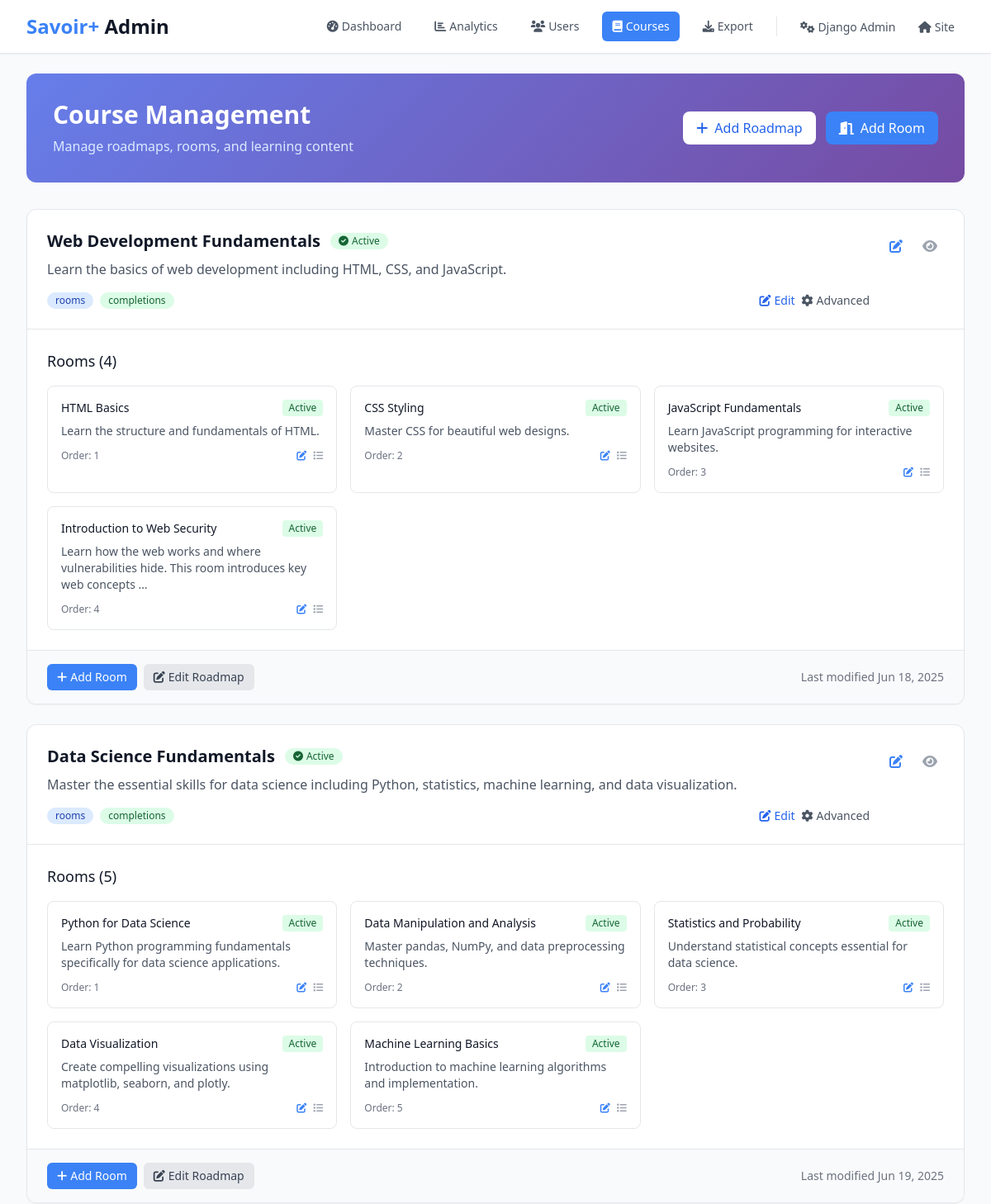
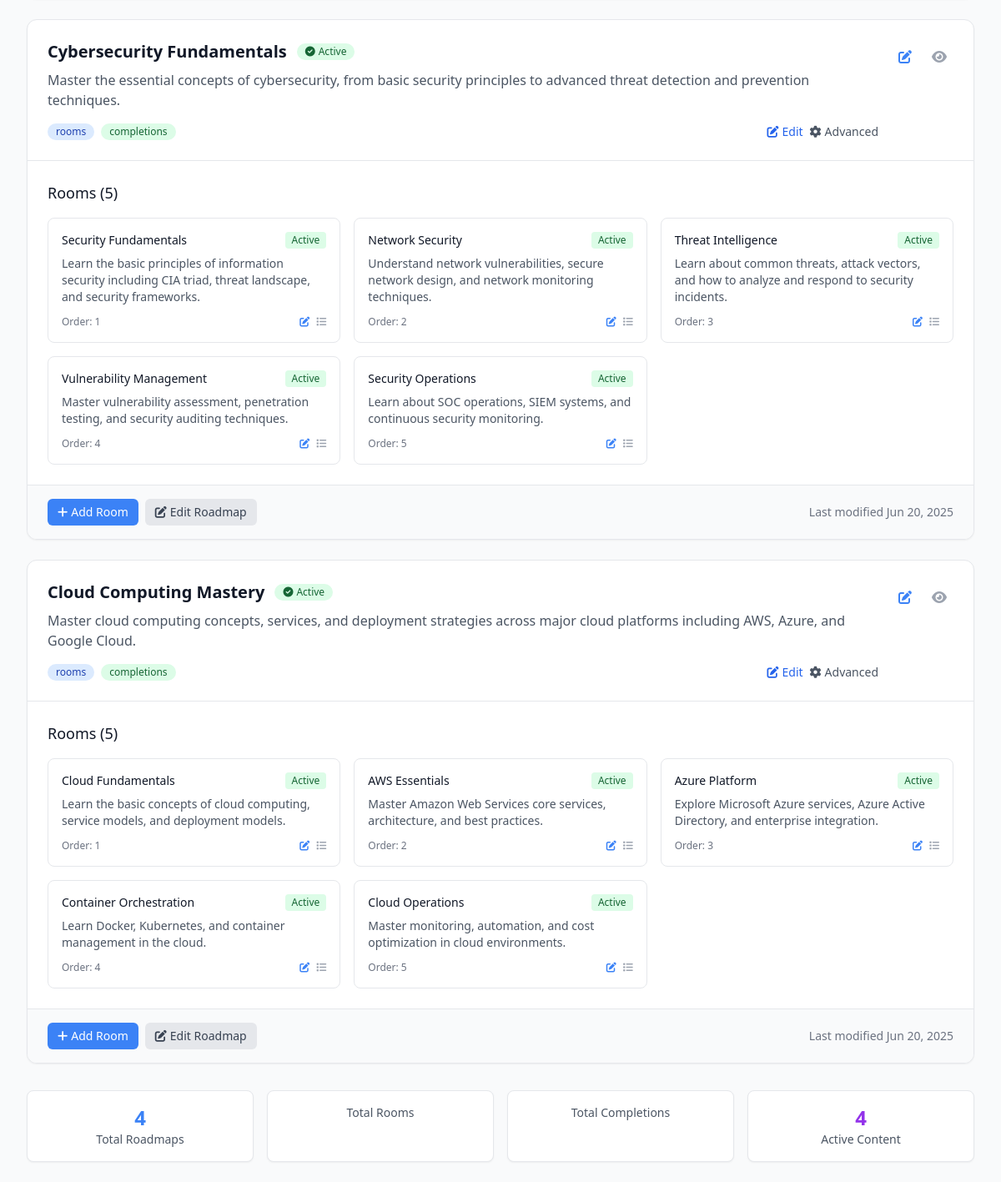
The app's page /manage/courses/ (signed in) with its own data (2 pictures, top to bottom).
### lms/models.py (models this page shows, shortened)
class Roadmap(models.Model):
    title = models.CharField(max_length=200, verbose_name=_('Title'))
    title_fr = models.CharField(max_length=200, blank=True, verbose_name=_('Title (French)'))
    description = models.TextField(verbose_name=_('Description'))
    description_fr = models.TextField(blank=True, verbose_name=_('Description (French)'))
    is_active = models.BooleanField(default=True, verbose_name=_('Is Active'))
    created_at = models.DateTimeField(auto_now_add=True)
    class Meta:
        verbose_name = _('Roadmap')
        verbose_name_plural = _('Roadmaps')

class Room(models.Model):
    title = models.CharField(max_length=200, verbose_name=_('Title'))
    title_fr = models.CharField(max_length=200, blank=True, verbose_name=_('Title (French)'))
    description = models.TextField(verbose_name=_('Description'))
    description_fr = models.TextField(blank=True, verbose_name=_('Description (French)'))
    roadmap = models.ForeignKey(Roadmap, on_delete=models.CASCADE, related_name='rooms', verbose_name=_('Roadmap'))
    prerequisite_room = models.ForeignKey('self', on_delete=models.SET_NULL, blank=True, null=True, verbose_name=_('Prerequisite Room'))
    order = models.PositiveIntegerField(default=0, verbose_name=_('Order'))
    is_active = models.BooleanField(default=True, verbose_name=_('Is Active'))
    created_at = models.DateTimeField(auto_now_add=True)
    class Meta:
        verbose_name = _('Room')
        verbose_name_plural = _('Rooms')
        ordering = ['roadmap', 'order']

### lms/views.py (the view)
# urls.py: path('manage/courses/', views.admin_course_management, name='admin_course_management'),
@staff_member_required
def admin_course_management(request):
    roadmaps = Roadmap.objects.all().prefetch_related('rooms__sections')
    rooms = Room.objects.all().select_related('roadmap').prefetch_related('sections')
    context = {
        'roadmaps': roadmaps,
        'rooms': rooms,
        'total_roadmaps': roadmaps.count(),
        'total_rooms': rooms.count(),
        'total_sections': Section.objects.count(),
    }
    return render(request, 'admin/course_management.html', context)

### lms/models.py (called while the page is built)
    def save(self, *args, **kwargs):
        if not self.trial_start_date:
            from django.utils import timezone
            self.trial_start_date = timezone.now()
        if not self.trial_end_date and self.trial_start_date:
            self.trial_end_date = self.trial_start_date + timedelta(days=15)
        super().save(*args, **kwargs)

### templates/admin/course_management.html (shortened to what this page needs)
<!DOCTYPE html>
<html lang="en">
<head>
    <script src="https://cdn.tailwindcss.com"></script>
    <link rel="stylesheet" href="https://cdnjs.cloudflare.com/ajax/libs/font-awesome/6.0.0/css/all.min.css">
</head>
<body class="bg-gray-50 min-h-screen">
    <header class="bg-white shadow-sm border-b border-gray-200">
        <div class="max-w-7xl mx-auto px-4 sm:px-6 lg:px-8">
            <div class="flex justify-between items-center h-16">
                <div class="flex items-center">
                    <div class="flex-shrink-0">
                        <h1 class="text-2xl font-bold text-gray-900">
                            <span class="text-primary">Savoir+</span> Admin
                        </h1>
                    </div>
                </div>
                <div class="flex items-center space-x-4">
                    <nav class="flex space-x-4">
                        <a href="/manage/" class="text-gray-600 hover:text-primary px-3 py-2 rounded-md text-sm font-medium">
                            <i class="fas fa-tachometer-alt mr-1"></i>Dashboard
                        </a>
                        <a href="/manage/analytics/" class="text-gray-600 hover:text-primary px-3 py-2 rounded-md text-sm font-medium">
                            <i class="fas fa-chart-bar mr-1"></i>Analytics
                        </a>
                        <a href="/manage/users/" class="text-gray-600 hover:text-primary px-3 py-2 rounded-md text-sm font-medium">
                            <i class="fas fa-users mr-1"></i>Users
                        </a>
                        <a href="/manage/courses/" class="bg-primary text-white px-3 py-2 rounded-md text-sm font-medium">
                            <i class="fas fa-book mr-1"></i>Courses
                        </a>
                        <a href="/manage/export/" class="text-gray-600 hover:text-primary px-3 py-2 rounded-md text-sm font-medium">
                            <i class="fas fa-download mr-1"></i>Export
                        </a>
                    </nav>
                    <div class="border-l border-gray-200 pl-4">
                        <a href="/admin/" class="text-gray-600 hover:text-primary px-3 py-2 rounded-md text-sm font-medium">
                            <i class="fas fa-cogs mr-1"></i>Django Admin
                        </a>
                        <a href="/" class="text-gray-600 hover:text-primary px-3 py-2 rounded-md text-sm font-medium">
                            <i class="fas fa-home mr-1"></i>Site
                        </a>
                    </div>
                </div>
            </div>
        </div>
    </header>
    <main class="max-w-7xl mx-auto py-6 px-4 sm:px-6 lg:px-8">
        <div class="mb-8">
            <div class="gradient-bg rounded-xl p-8 text-white">
                <div class="flex justify-between items-center">
                    <div>
                        <h1 class="text-3xl font-bold mb-2">Course Management</h1>
                        <p class="text-blue-100">Manage roadmaps, rooms, and learning content</p>
                    </div>
                    <div class="flex space-x-3">
                        <a href="/admin/lms/roadmap/add/" class="bg-white text-blue-600 px-4 py-2 rounded-lg font-medium hover:bg-blue-50 transition-colors">
                            <i class="fas fa-plus mr-2"></i>Add Roadmap
                        </a>
                        <a href="/admin/lms/room/add/" class="bg-blue-500 text-white px-4 py-2 rounded-lg font-medium hover:bg-blue-600 transition-colors">
                            <i class="fas fa-door-open mr-2"></i>Add Room
                        </a>
                    </div>
                </div>
            </div>
        </div>
        <div class="space-y-6">
            {% for roadmap in roadmaps %}
            <div class="bg-white rounded-xl shadow-sm border border-gray-200 overflow-hidden card-hover">
                <div class="p-6 border-b border-gray-200">
                    <div class="flex justify-between items-start">
                        <div class="flex-1">
                            <div class="flex items-center mb-2">
                                <h3 class="text-xl font-semibold text-gray-900">{{ roadmap.title }}</h3>
                                {% if roadmap.is_active %}
                                    <span class="ml-3 inline-flex items-center px-2.5 py-0.5 rounded-full text-xs font-medium bg-green-100 text-green-800">
                                        <i class="fas fa-check-circle mr-1"></i>Active
                                    </span>
                                {% else %}
                                    <span class="ml-3 inline-flex items-center px-2.5 py-0.5 rounded-full text-xs font-medium bg-gray-100 text-gray-800">
                                        <i class="fas fa-pause-circle mr-1"></i>Inactive
                                    </span>
                                {% endif %}
                            </div>
                            <p class="text-gray-600 mb-4">{{ roadmap.description|truncatewords:20 }}</p>
                            <div class="flex items-center justify-between">
                                <div class="flex items-center space-x-2">
                                    <span class="inline-flex items-center px-2.5 py-0.5 rounded-full text-xs font-medium bg-blue-100 text-blue-800">
                                        {{ roadmap.room_count }} rooms
                                    </span>
                                    <span class="inline-flex items-center px-2.5 py-0.5 rounded-full text-xs font-medium bg-green-100 text-green-800">
                                        {{ roadmap.completion_count }} completions
                                    </span>
                                </div>
                                <div class="flex items-center space-x-2">
                                    <a href="/manage/roadmap/{{ roadmap.id }}/edit/"
                                       class="text-blue-600 hover:text-blue-800 text-sm font-medium">
                                        <i class="fas fa-edit mr-1"></i>Edit
                                    </a>
                                    <a href="/admin/lms/roadmap/{{ roadmap.id }}/change/"
                                       class="text-gray-600 hover:text-gray-800 text-sm font-medium">
                                        <i class="fas fa-cog mr-1"></i>Advanced
                                    </a>
                                </div>
                            </div>
                        </div>
                        <div class="flex items-center space-x-2 ml-4">
                            <a href="/admin/lms/roadmap/{{ roadmap.id }}/change/" class="text-primary hover:text-primary-dark p-2 rounded-lg hover:bg-blue-50 transition-colors" title="Edit Roadmap">
                                <i class="fas fa-edit"></i>
                            </a>
                            <a href="#" class="text-gray-400 hover:text-gray-600 p-2 rounded-lg hover:bg-gray-50 transition-colors" title="View Details">
                                <i class="fas fa-eye"></i>
                            </a>
                        </div>
                    </div>
                </div>
                <div class="p-6">
                    <h4 class="text-lg font-medium text-gray-900 mb-4">Rooms ({{ roadmap.rooms.count }})</h4>
                    {% if roadmap.rooms.exists %}
                        <div class="grid grid-cols-1 md:grid-cols-2 lg:grid-cols-3 gap-4">
                            {% for room in roadmap.rooms.all %}
                            <div class="border border-gray-200 rounded-lg p-4 hover:border-primary transition-colors">
                                <div class="flex justify-between items-start mb-2">
                                    <h5 class="font-medium text-gray-900 text-sm">{{ room.title }}</h5>
                                    {% if room.is_active %}
                                        <span class="inline-flex items-center px-2 py-0.5 rounded text-xs font-medium bg-green-100 text-green-800">
                                            Active
                                        </span>
                                    {% else %}
                                        <span class="inline-flex items-center px-2 py-0.5 rounded text-xs font-medium bg-gray-100 text-gray-800">
                                            Inactive
                                        </span>
                                    {% endif %}
                                </div>
                                <p class="text-gray-600 text-sm mb-3">{{ room.description|truncatewords:15 }}</p>
                                <div class="flex justify-between items-center text-xs text-gray-500">
                                    <span>Order: {{ room.order }}</span>
                                    <div class="flex space-x-2">
                                        <a href="/admin/lms/room/{{ room.id }}/change/" class="text-primary hover:text-primary-dark" title="Edit Room">
                                            <i class="fas fa-edit"></i>
                                        </a>
                                        <a href="#" class="text-gray-400 hover:text-gray-600" title="View Sections">
                                            <i class="fas fa-list"></i>
                                        </a>
                                    </div>
                                </div>
                            </div>
                            {% endfor %}
                        </div>
                    {% endif %}
                </div>
                <div class="px-6 py-4 bg-gray-50 border-t border-gray-200">
                    <div class="flex justify-between items-center">
                        <div class="flex space-x-2">
                            <a href="/admin/lms/room/add/?roadmap={{ roadmap.id }}" class="inline-flex items-center px-3 py-1.5 text-sm bg-primary text-white rounded-md hover:bg-primary-dark transition-colors">
                                <i class="fas fa-plus mr-1"></i>Add Room
                            </a>
                            <a href="/admin/lms/roadmap/{{ roadmap.id }}/change/" class="inline-flex items-center px-3 py-1.5 text-sm bg-gray-200 text-gray-700 rounded-md hover:bg-gray-300 transition-colors">
                                <i class="fas fa-edit mr-1"></i>Edit Roadmap
                            </a>
                        </div>
                        <div class="text-sm text-gray-500">
                            Last modified {{ roadmap.created_at|date:"M d, Y" }}
                        </div>
                    </div>
                </div>
            </div>
            {% endfor %}
        </div>
        <div class="mt-8 grid grid-cols-1 md:grid-cols-4 gap-4">
            <div class="bg-white rounded-lg p-4 shadow-sm border border-gray-200">
                <div class="text-center">
                    <div class="text-2xl font-bold text-primary">{{ roadmaps|length }}</div>
                    <div class="text-sm text-gray-600">Total Roadmaps</div>
                </div>
            </div>
            <div class="bg-white rounded-lg p-4 shadow-sm border border-gray-200">
                <div class="text-center">
                    <div class="text-sm text-gray-600">Total Rooms</div>
                </div>
            </div>
            <div class="bg-white rounded-lg p-4 shadow-sm border border-gray-200">
                <div class="text-center">
                    <div class="text-sm text-gray-600">Total Completions</div>
                </div>
            </div>
            <div class="bg-white rounded-lg p-4 shadow-sm border border-gray-200">
                <div class="text-center">
                    <div class="text-2xl font-bold text-purple-600">{{ roadmaps|length }}</div>
                    <div class="text-sm text-gray-600">Active Content</div>
                </div>
            </div>
        </div>
    </main>
</body>
</html>

### templates/admin/course_management.html (style rules this page uses)
.gradient-bg { background: linear-gradient(135deg, #667eea 0%, #764ba2 100%); }
.card-hover { transition: all 0.3s ease; }

### records on screen
Roadmap: title "Web Development Fundamentals", is_active True (drawn), description "Learn the basics of web development including HTML, CSS, and JavaScript.", rooms.count "4", created_at "Jun 18, 2025"
Room: title "HTML Basics", is_active "Active", description "Learn the structure and fundamentals of HTML.", order "1"
Room: title "CSS Styling", is_active "Active", description "Master CSS for beautiful web designs.", order "2"
Room: title "JavaScript Fundamentals", is_active "Active", description "Learn JavaScript programming for interactive websites.", order "3"
Room: title "Introduction to Web Security", is_active "Active", description "Learn how the web works and where vulnerabilities hide. This room introduces key web concepts …", order "4"
Roadmap: title "Data Science Fundamentals", is_active True (drawn), description "Master the essential skills for data science including Python, statistics, machine learning, and data visualization.", rooms.count "5", created_at "Jun 19, 2025"
Room: title "Python for Data Science", is_active "Active", description "Learn Python programming fundamentals specifically for data science applications.", order "1"
Room: title "Data Manipulation and Analysis", is_active "Active", description "Master pandas, NumPy, and data preprocessing techniques.", order "2"
Room: title "Statistics and Probability", is_active "Active", description "Understand statistical concepts essential for data science.", order "3"
Room: title "Data Visualization", is_active "Active", description "Create compelling visualizations using matplotlib, seaborn, and plotly.", order "4"
Room: title "Machine Learning Basics", is_active "Active", description "Introduction to machine learning algorithms and implementation.", order "5"
Roadmap: title "Cybersecurity Fundamentals", is_active True (drawn), description "Master the essential concepts of cybersecurity, from basic security principles to advanced threat detection and prevention techniques.", rooms.count "5", created_at "Jun 20, 2025"
Room: title "Security Fundamentals", is_active "Active", description "Learn the basic principles of information security including CIA triad, threat landscape, and security frameworks.", order "1"
Room: title "Network Security", is_active "Active", description "Understand network vulnerabilities, secure network design, and network monitoring techniques.", order "2"
Room: title "Threat Intelligence", is_active "Active", description "Learn about common threats, attack vectors, and how to analyze and respond to security incidents.", order "3"
Room: title "Vulnerability Management", is_active "Active", description "Master vulnerability assessment, penetration testing, and security auditing techniques.", order "4"
Room: title "Security Operations", is_active "Active", description "Learn about SOC operations, SIEM systems, and continuous security monitoring.", order "5"
Roadmap: title "Cloud Computing Mastery", is_active True (drawn), description "Master cloud computing concepts, services, and deployment strategies across major cloud platforms including AWS, Azure, and Google Cloud.", rooms.count "5", created_at "Jun 20, 2025"
Room: title "Cloud Fundamentals", is_active "Active", description "Learn the basic concepts of cloud computing, service models, and deployment models.", order "1"
Room: title "AWS Essentials", is_active "Active", description "Master Amazon Web Services core services, architecture, and best practices.", order "2"
Room: title "Azure Platform", is_active "Active", description "Explore Microsoft Azure services, Azure Active Directory, and enterprise integration.", order "3"
Room: title "Container Orchestration", is_active "Active", description "Learn Docker, Kubernetes, and container management in the cloud.", order "4"
Room: title "Cloud Operations", is_active "Active", description "Master monitoring, automation, and cost optimization in cloud environments.", order "5"

### other values on screen
{{ roadmaps|length }} "4"
